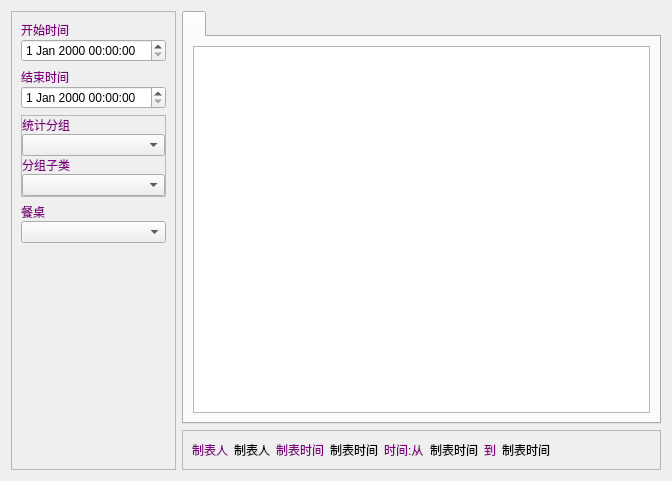
<?xml version="1.0" encoding="UTF-8"?>
<ui version="4.0">
 <class>w_rpt_report_tablebusinessreport_Dialog</class>
 <widget class="QDialog" name="w_rpt_report_tablebusinessreport_Dialog">
  <property name="geometry">
   <rect>
    <x>0</x>
    <y>0</y>
    <width>672</width>
    <height>481</height>
   </rect>
  </property>
  <property name="windowTitle">
   <string>Dialog</string>
  </property>
  <layout class="QHBoxLayout" name="horizontalLayout">
   <item>
    <widget class="QFrame" name="frame">
     <property name="minimumSize">
      <size>
       <width>0</width>
       <height>0</height>
      </size>
     </property>
     <property name="maximumSize">
      <size>
       <width>16777215</width>
       <height>16777215</height>
      </size>
     </property>
     <property name="frameShape">
      <enum>QFrame::StyledPanel</enum>
     </property>
     <property name="frameShadow">
      <enum>QFrame::Raised</enum>
     </property>
     <layout class="QVBoxLayout" name="verticalLayout_7" stretch="0,0,0,0,0,1">
      <property name="leftMargin">
       <number>9</number>
      </property>
      <property name="rightMargin">
       <number>9</number>
      </property>
      <item>
       <layout class="QVBoxLayout" name="verticalLayout_4">
        <property name="spacing">
         <number>0</number>
        </property>
        <item>
         <widget class="QLabel" name="label">
          <property name="styleSheet">
           <string notr="true">color:purple;</string>
          </property>
          <property name="text">
           <string>开始时间</string>
          </property>
         </widget>
        </item>
        <item>
         <widget class="lds_datetimeEdit" name="dateTimeEdit"/>
        </item>
       </layout>
      </item>
      <item>
       <layout class="QVBoxLayout" name="verticalLayout_5">
        <property name="spacing">
         <number>0</number>
        </property>
        <item>
         <widget class="QLabel" name="label_2">
          <property name="styleSheet">
           <string notr="true">color:purple;</string>
          </property>
          <property name="text">
           <string>结束时间</string>
          </property>
         </widget>
        </item>
        <item>
         <widget class="lds_datetimeEdit" name="dateTimeEdit_2"/>
        </item>
       </layout>
      </item>
      <item>
       <widget class="QFrame" name="frame_2">
        <property name="frameShape">
         <enum>QFrame::StyledPanel</enum>
        </property>
        <property name="frameShadow">
         <enum>QFrame::Raised</enum>
        </property>
        <layout class="QVBoxLayout" name="verticalLayout_2">
         <property name="spacing">
          <number>0</number>
         </property>
         <property name="leftMargin">
          <number>0</number>
         </property>
         <property name="topMargin">
          <number>0</number>
         </property>
         <property name="rightMargin">
          <number>0</number>
         </property>
         <property name="bottomMargin">
          <number>0</number>
         </property>
         <item>
          <widget class="QLabel" name="label_3">
           <property name="styleSheet">
            <string notr="true">color:purple;</string>
           </property>
           <property name="text">
            <string>统计分组</string>
           </property>
          </widget>
         </item>
         <item>
          <widget class="lds_ComboBox" name="comboBox_11">
           <property name="editable">
            <bool>false</bool>
           </property>
          </widget>
         </item>
         <item>
          <widget class="QLabel" name="label_4">
           <property name="styleSheet">
            <string notr="true">color:purple;</string>
           </property>
           <property name="text">
            <string>分组子类</string>
           </property>
          </widget>
         </item>
         <item>
          <widget class="lds_ComboBox" name="comboBox_12">
           <property name="editable">
            <bool>false</bool>
           </property>
          </widget>
         </item>
        </layout>
       </widget>
      </item>
      <item>
       <layout class="QVBoxLayout" name="verticalLayout_6">
        <property name="spacing">
         <number>0</number>
        </property>
        <item>
         <widget class="QLabel" name="label_5">
          <property name="styleSheet">
           <string notr="true">color:purple;</string>
          </property>
          <property name="text">
           <string>餐桌</string>
          </property>
         </widget>
        </item>
        <item>
         <widget class="lds_ComboBox" name="comboBox_13">
          <property name="editable">
           <bool>false</bool>
          </property>
         </widget>
        </item>
       </layout>
      </item>
      <item>
       <widget class="lds_toolbar" name="widget"/>
      </item>
      <item>
       <spacer name="verticalSpacer">
        <property name="orientation">
         <enum>Qt::Vertical</enum>
        </property>
        <property name="sizeHint" stdset="0">
         <size>
          <width>20</width>
          <height>40</height>
         </size>
        </property>
       </spacer>
      </item>
     </layout>
    </widget>
   </item>
   <item>
    <layout class="QVBoxLayout" name="verticalLayout_3">
     <item>
      <widget class="QTabWidget" name="tabWidget">
       <property name="currentIndex">
        <number>0</number>
       </property>
       <widget class="QWidget" name="tab">
        <attribute name="title">
         <string/>
        </attribute>
        <layout class="QVBoxLayout" name="verticalLayout">
         <item>
          <widget class="lds_tableview_sum" name="tableView"/>
         </item>
        </layout>
       </widget>
      </widget>
     </item>
     <item>
      <widget class="QFrame" name="frame_4">
       <property name="frameShape">
        <enum>QFrame::StyledPanel</enum>
       </property>
       <property name="frameShadow">
        <enum>QFrame::Raised</enum>
       </property>
       <layout class="QHBoxLayout" name="horizontalLayout_2">
        <item>
         <widget class="QLabel" name="label_10">
          <property name="styleSheet">
           <string notr="true">color:purple;</string>
          </property>
          <property name="text">
           <string>制表人</string>
          </property>
         </widget>
        </item>
        <item>
         <widget class="QLabel" name="label_operator">
          <property name="text">
           <string>制表人</string>
          </property>
         </widget>
        </item>
        <item>
         <widget class="QLabel" name="label_11">
          <property name="styleSheet">
           <string notr="true">color:purple;</string>
          </property>
          <property name="text">
           <string>制表时间</string>
          </property>
         </widget>
        </item>
        <item>
         <widget class="QLabel" name="label_operattime">
          <property name="text">
           <string>制表时间</string>
          </property>
         </widget>
        </item>
        <item>
         <widget class="QLabel" name="label_14">
          <property name="styleSheet">
           <string notr="true">color:purple;</string>
          </property>
          <property name="text">
           <string>时间:从</string>
          </property>
         </widget>
        </item>
        <item>
         <widget class="QLabel" name="label_timefrom">
          <property name="text">
           <string>制表时间</string>
          </property>
         </widget>
        </item>
        <item>
         <widget class="QLabel" name="label_15">
          <property name="styleSheet">
           <string notr="true">color:purple;</string>
          </property>
          <property name="text">
           <string>到</string>
          </property>
         </widget>
        </item>
        <item>
         <widget class="QLabel" name="label_timeto">
          <property name="text">
           <string>制表时间</string>
          </property>
         </widget>
        </item>
        <item>
         <spacer name="horizontalSpacer">
          <property name="orientation">
           <enum>Qt::Horizontal</enum>
          </property>
          <property name="sizeHint" stdset="0">
           <size>
            <width>40</width>
            <height>20</height>
           </size>
          </property>
         </spacer>
        </item>
       </layout>
      </widget>
     </item>
    </layout>
   </item>
  </layout>
 </widget>
 <customwidgets>
  <customwidget>
   <class>lds_toolbar</class>
   <extends>QFrame</extends>
   <header>lds_toolbar.h</header>
   <container>1</container>
  </customwidget>
  <customwidget>
   <class>lds_tableview_sum</class>
   <extends>QTableView</extends>
   <header>lds_tableview_sum.h</header>
  </customwidget>
  <customwidget>
   <class>lds_datetimeEdit</class>
   <extends>QDateTimeEdit</extends>
   <header>lds_datetimeedit.h</header>
  </customwidget>
  <customwidget>
   <class>lds_ComboBox</class>
   <extends>QComboBox</extends>
   <header>lds_combobox.h</header>
  </customwidget>
 </customwidgets>
 <tabstops>
  <tabstop>tableView</tabstop>
  <tabstop>comboBox_12</tabstop>
  <tabstop>dateTimeEdit</tabstop>
  <tabstop>dateTimeEdit_2</tabstop>
  <tabstop>comboBox_13</tabstop>
  <tabstop>tabWidget</tabstop>
  <tabstop>comboBox_11</tabstop>
 </tabstops>
 <resources/>
 <connections/>
</ui>
